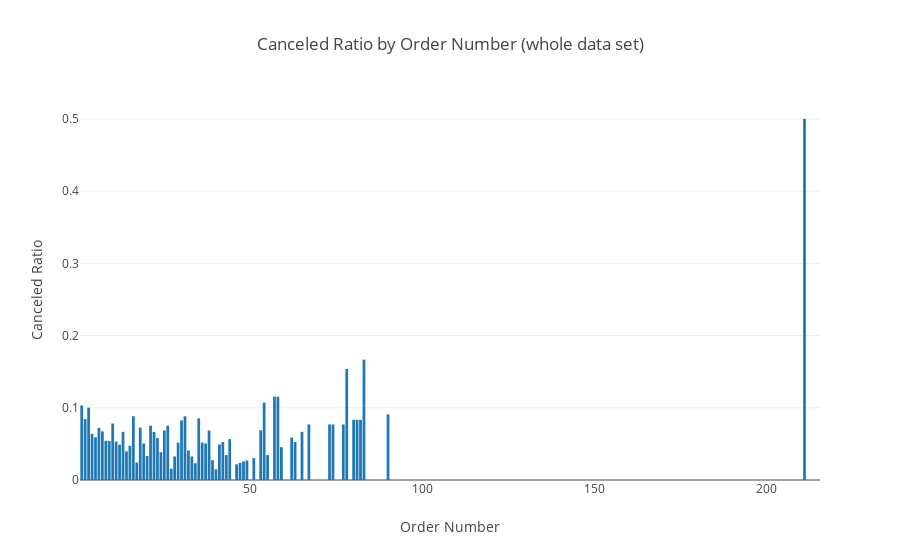

The notebook cell saved with this chart:
### Code cell
Temp = Data.groupby(Data.customer_order_number)[['is_canceled']].sum() / \
Data.groupby(Data.customer_order_number)[['is_canceled']].count()

data = [go.Bar(x=Temp.index,
              y=Temp.is_canceled, 
              orientation='v')]
layout = go.Layout(
    title='Canceled Ratio by Order Number (whole data set)',
    xaxis=dict(title='Order Number'),
    yaxis=dict(title='Canceled Ratio')
)

fig = go.Figure(data=data, layout=layout)
iplot(fig)

### Figure 1 — Plotly figure (JSON) as saved in the notebook; plotly's stock layout.template omitted (floating-point values rounded to 4 significant figures; data arrays with more than 128 entries replaced by an {"elided": "..."} marker saying what was removed)
{"data": [{"orientation": "v", "type": "bar", "uid": "c7a7645c-8cf9-11e8-bf79-843a4b06963c", "x": {"elided": "215 int values"}, "y": {"elided": "215 float values"}}], "layout": {"title": "Canceled Ratio by Order Number (whole data set)", "xaxis": {"title": "Order Number"}, "yaxis": {"title": "Canceled Ratio"}}}
